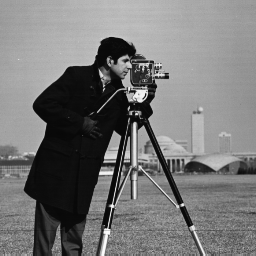
#> input picture Ex4/images/cameraman.tif, 256 x 256 px, found by its file name
$ python ex4Driver.py
#> lines starting #> are read from the running program, lines starting #| are printed output that depends on the picture; after the words box and inside, x2 and y2 are one past the last pixel; in counts of white or black regions, pixels touching at a corner belong together
### Ex4/ex4.py
import numpy as np


# Task 2
# a
# [66 lines left out: functions Fourier1D, invFourier1D, cartesianToPolar, polarToCartes, not called in this run]

# c
def Fourier1DPolar(Xn):
    return cartesianToPolar(Fourier1D(Xn))


# d
def invFourier1DPolar(FnPolar):
    return invFourier1D(polarToCartes(FnPolar))


# Task 3
# [100 lines left out: functions imageUpsampling, phaseCorr, imFreqFilter, not called in this run]

# d
def imageDeconv(G, H, k):
    """
    Implement the Weiner filter for image restoration.
    :param G: the degraded image
    :param H: the convolution kernel used to degrade the image
    :param k: the lambda parameter to avoid dividing by zero
    :return: the restored image
    """
    # frequency domain
    FH = np.fft.fft2(H, G.shape)
    FG = np.fft.fft2(G)

    # calculating weiners formila
    Hstar = np.conjugate(FH)
    xBound, yBound = G.shape
    Xs = np.linspace(0, xBound - 1, xBound)
    Ys = np.linspace(1, yBound - 1, yBound)
    us, vs = np.meshgrid(Xs, Ys)
    tmp = Hstar * FH + k * (us ** 2 + vs ** 2)
    F = (Hstar / tmp) * FG
    Fspatial = np.fft.ifft2(F).real
    # fix shift
    kernelShape = H.shape
    Fspatial = np.roll(Fspatial, int(kernelShape[0] / 2.0), 0)
    Fspatial = np.roll(Fspatial, int(kernelShape[0] / 2.0), 1)
    return Fspatial

### Ex4/ex4Driver.py
# IMPR 2017, IDC
# ex4 driver

import numpy as np
import cv2
import matplotlib.pyplot as plt
from scipy.signal import convolve2d
from matplotlib.backends.backend_pdf import PdfPages
import ex4

# to get fixed set of random numbers
np.random.seed(seed=0)


# [126 lines left out: functions test_2ab, test_2cd, test_3, test_4, test_5, plotToPdf, not called in this run]


def test_5d1():

    # create motion degraded image
    imageName = './Images/cameraman.tif'
    img = cv2.imread(imageName,cv2.IMREAD_GRAYSCALE)
#> img is the input picture: shape (256, 256); min 7, max 253, mean 118.7
    r,c = img.shape
#> r = 256; c = 256
    size = 55

    # generating motion kernel
    kernel_motion_blur = np.zeros((size, size))
    kernel_motion_blur[int((size-1)/2),:] = np.ones(size)
    kernel_motion_blur = kernel_motion_blur / np.sum(kernel_motion_blur.flatten())
    imgMotion=convolve2d(img, kernel_motion_blur, mode='same', boundary='wrap')
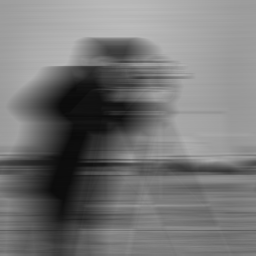
#> imgMotion: shape (256, 256) float64; min 11.13, max 187.7, mean 118.7


    k = 0.000000000001 # no added noise
    recImg = ex4.imageDeconv (imgMotion, kernel_motion_blur, k)
#> in imageDeconv, `FH = np.fft.fft2(H, G.shape)`:
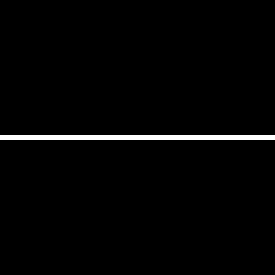
#> H: shape (55, 55) float64 (shown 5 times larger); values 0 (black) and 0.0182 (white), 1.8% white in thin lines or dots, all inside (x1, y1, x2, y2) = (0, 27, 55, 28)
#> in imageDeconv, `Fspatial = np.fft.ifft2(F).real`:
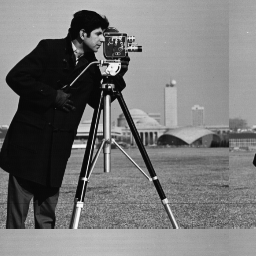
#> Fspatial: shape (256, 256) float64; min 6.6, max 253.1, mean 118.7
#> in imageDeconv, `Fspatial = np.roll(Fspatial, int(kernelShape[0] / 2.0), 0)`:
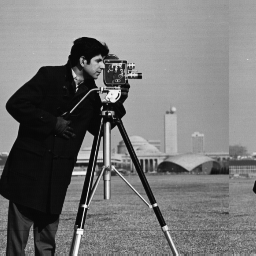
#> Fspatial: shape (256, 256) float64; min 6.6, max 253.1, mean 118.7
#
    f, (ax1, ax2, ax3)  = plt.subplots(1, 3, sharex='col')
    ax1.imshow(img, cmap='gray',vmin=0, vmax=255), ax1.set_title('Image')
    ax2.imshow(imgMotion, cmap='gray'), ax2.set_title('Degraded image')
    ax3.imshow(recImg, cmap='gray'), ax3.set_title('recovered from degraded image')
    plt.show()

# [25 lines left out: function test_5d2, not called in this run]


if __name__ == "__main__":

# #    # test 2 - 1D Fourier implementation
#     test_2ab()
#     test_2cd()
#
#     #test 3 - image upsampling
#     imageName = './Images/cameraman.tif'
#     test_3(imageName, [2,2])
#     test_3(imageName, [3,2])
#     test_3(imageName, [2,4])
#     test_3(imageName, [0.5,0.5])
#
#     # test 4 - phase correlation
#     test_4(10,5)
#     test_4(33, 27)
#     test_4(76, 100)
#
#     # test 5
#
#     # low pass filtering
#     lowThresh = 0
#     highThresh = 30
#     imageName = './Images/cameraman.tif'
#     test_5 (imageName, lowThresh,highThresh)
#
#     # high pass filtering
#     lowThresh = 10
#     highThresh = 400
#     imageName = './Images/cameraman.tif'
#     test_5 (imageName, lowThresh,highThresh)
#
#     # band pass filtering
#     lowThresh = 20
#     highThresh = 40
#     imageName = './Images/cameraman.tif'
#     test_5 (imageName, lowThresh,highThresh)
#
#     # deconvolution
    test_5d1()
#
    # test_5d2()
#     plotToPdf()
